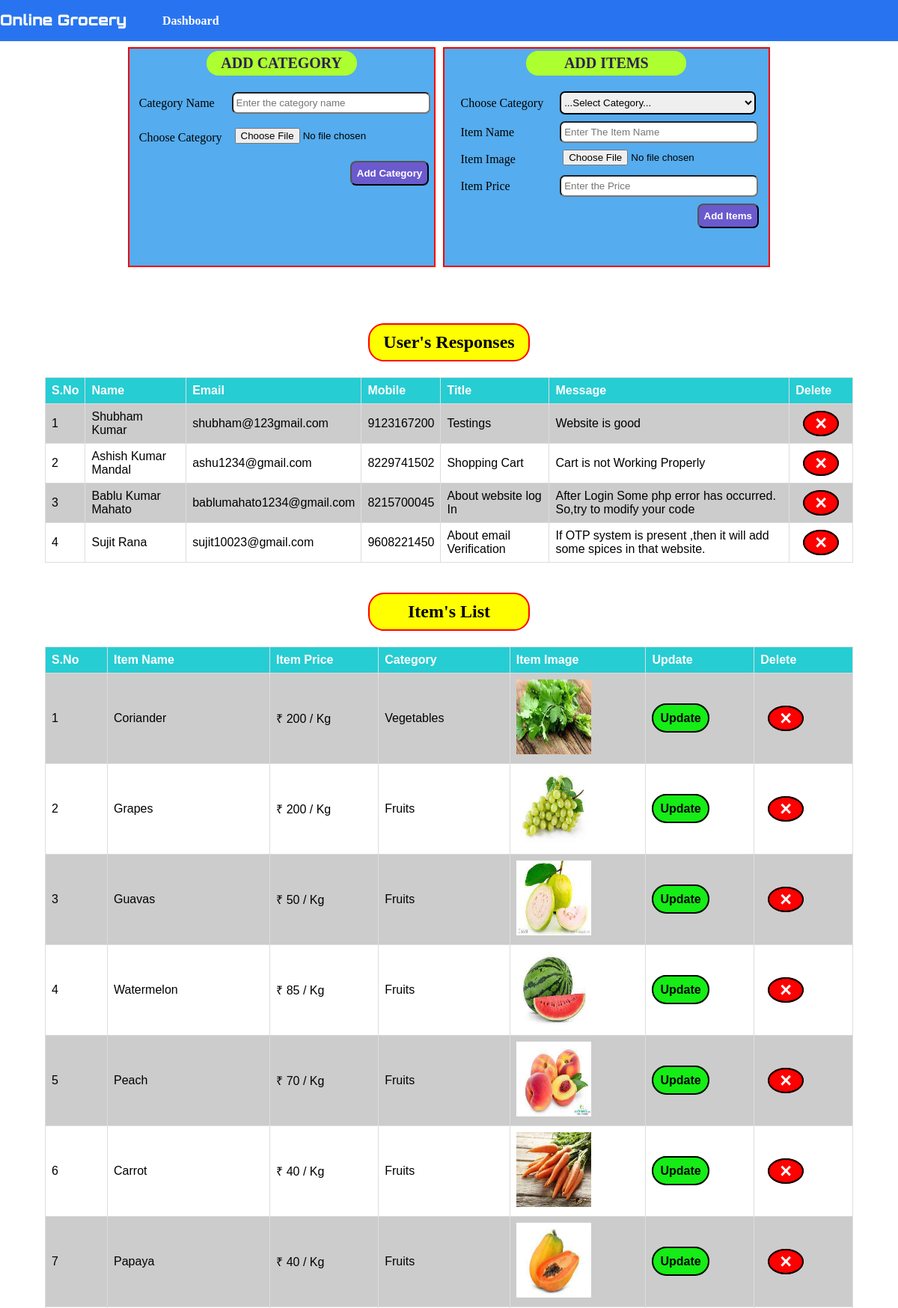
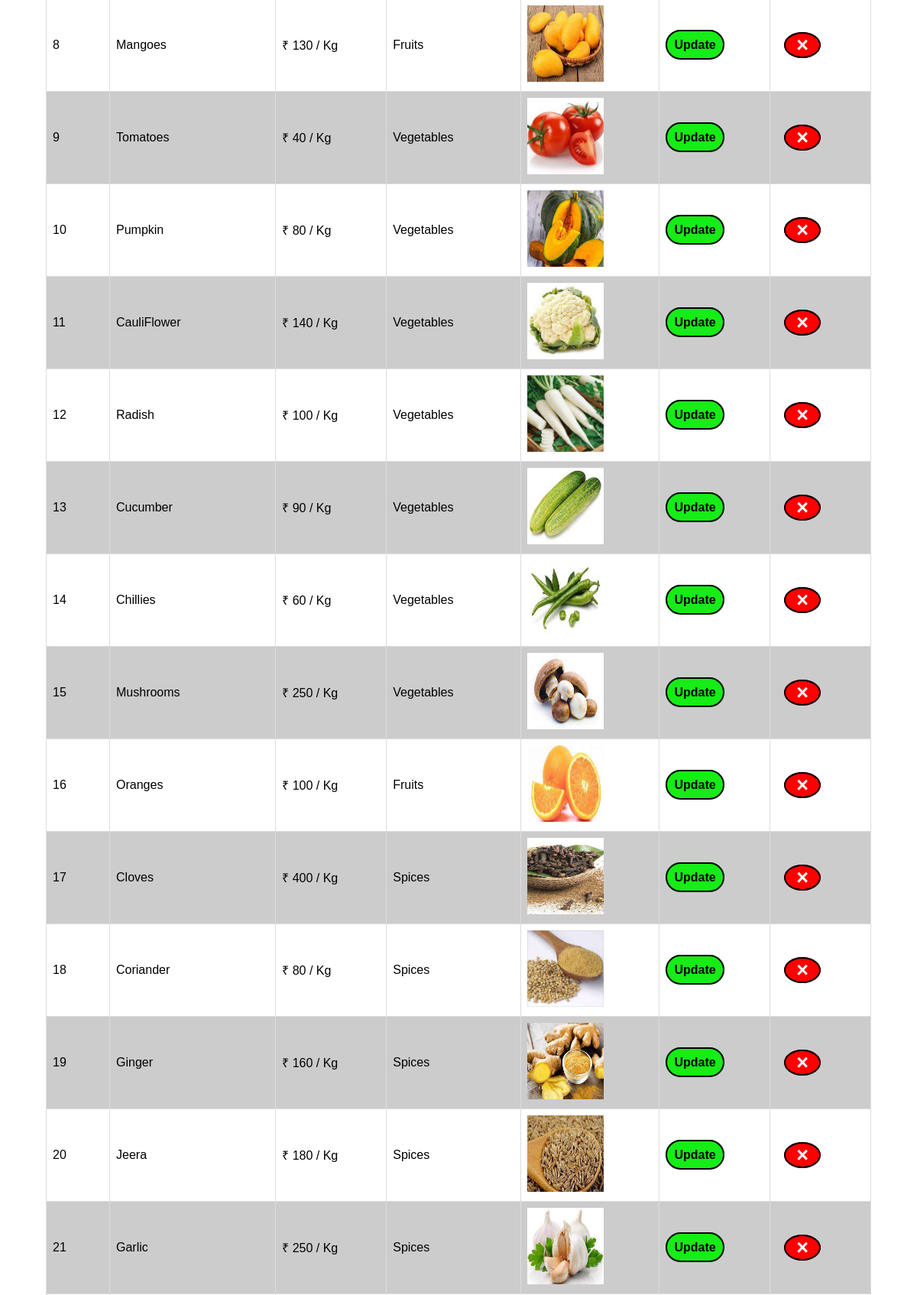
/admin/dashboard.php (signed in, upper part), run on the app's committed database (2 pictures, top to bottom).
### tables this page shows
CREATE TABLE `msgs` (
  `id` int(10) NOT NULL,
  `name` varchar(30) NOT NULL,
  `email` varchar(30) NOT NULL,
  `mobno` varchar(10) NOT NULL,
  `message` varchar(30) NOT NULL,
  `details` varchar(200) NOT NULL
);

CREATE TABLE `items` (
  `item_id` int(11) NOT NULL,
  `item_name` varchar(30) NOT NULL,
  `item_img` varchar(50) NOT NULL,
  `item_price` decimal(10,0) NOT NULL,
  `item_category` int(6) NOT NULL
);

CREATE TABLE `category` (
  `cat_id` int(6) NOT NULL,
  `cat_name` varchar(30) NOT NULL,
  `cat_img` varchar(50) NOT NULL
);

### admin/dashboard.php (the view, shortened to what this page needs)
<?php include_once('header.php'); ?>
<section class="contact">
	<container class="categoryForm">
	  <div class="categoryDiv">
          <form action="" method="post" enctype="multipart/form-data">
          <table>
               <thead>
                   <caption>ADD CATEGORY</caption>
               </thead>
              <tr>
                <td><label for="catname"> Category Name</label></td>
                <td><input type="text" name="cat_name" placeholder="Enter the category name" id="catname"></td>
              </tr>
              <tr>
                  <td><label for="">Choose Category</label></td>
                  <td><input type="file" name="cat_img"></td>
              </tr>
          </table>
             <input type="submit" value="Add Category" name="add_category" id="addcat">
	     </form>
	    </div>
	  </container>
	<container class="itemForm">
        <div class="itemDiv">
        <form action="" method="post" enctype="multipart/form-data">
          <table>
              <tr>
                 <thead>
                   <caption>ADD ITEMS</caption>
                  </thead>
                  <td><label for="cat">Choose Category</label></td>
                  <td>
			      <select id="category" name="category" required>
              <option value="">...Select Category...</option>
			      </select>
                  </td>
             </tr>
              <tr>
                  <td>
                     <label for="itm_name">Item Name</label>
                  </td>
                  <td>
                    <input type="text" placeholder="Enter The Item Name" name="item_name" id="itm_name">
                  </td>
              </tr>
              <tr>
                  <td>
                    <label for="itm_img">Item Image</label>
                  </td>
                  <td>
                     <input type="file" name="item_img">
                  </td>
              </tr>
              <tr>
                  <td>
                     <label for="itm_price">Item Price</label>
                  </td>
                  <td>
                  <input type="number" min="0" placeholder="Enter the Price" name="item_price" id="itm_price">
                  </td>
              </tr>
          </table>
          <input type="submit" value="Add Items" name="add_item" id="additm">
        </form>
     </div>
	</container>
</section>
<section class="usermsg">
         <div class="contain">
           <h2>User's Responses</h2>
         <table class="users">
             <tr>
               <th>S.No</th>
               <th>Name</th>
               <th>Email</th>
               <th>Mobile</th>
               <th>Title</th>
               <th>Message</th>
               <th>Delete</th>
             </tr>
             <?php
                    $query = mysqli_query($conn, "SELECT * FROM  msgs");
                    $i=1;
                    while ($row = mysqli_fetch_array($query)){
              ?>
             <tr>
                <td><?php echo $i; ?></td>
                <td><?php echo $row['name'];?></td>
                <td><?php echo $row['email'];?></td>
                <td><?php echo $row['mobno'];?></td>
                <td><?php echo $row['message'];?></td>
                <td><?php echo $row['details'];?></td>
                <td><a id="delete"href="delete_msg.php?id=<?php echo $row['id']; ?>">&times;</a></td>
             </tr>
            <?php $i++; } ?>
         </table>
         </div>
</section>
<section class="usermsg">
         <div class="contain">
           <h2>Item's List</h2>
         <table class="users">
             <tr>
               <th>S.No</th>
               <th>Item Name</th>
               <th>Item Price</th>
               <th>Category</th>
               <th>Item Image</th>
               <th>Update</th>
               <th>Delete</th>
             </tr>
             <?php
                    $query = mysqli_query($conn, "SELECT * FROM items,category WHERE items.item_category=category.cat_id");
                    $i=1;
                    while ($row = mysqli_fetch_array($query)){
              ?>
             <tr>
                <td><?php echo $i; ?></td>
                <td><?php echo $row['item_name'];?></td>
                <td>&#8377; <?php echo $row['item_price'];?> / Kg</td>
                <td><?php echo $row['cat_name'];?></td>
                <td><img width="100" height="100" src="../items/<?php echo $row['item_img'];?>" alt=""></td>
                <td><a id="update"href="update_items.php?id=<?php echo $row['item_id']?>">Update</a></td>
                <td><a id="delete"href="delete_items.php?id=<?php echo $row['item_id']; ?>">&times;</a></td>
             </tr>
            <?php $i++; } ?>
         </table>
         </div>
</section>
<?php include_once('footer.php'); ?>

### css/style.css (style rules this page uses)
* { margin:0; padding:0; }
.contact { display: flex; justify-content: center; margin-bottom: 70px; }
.categoryForm .categoryDiv,.itemForm .itemDiv { background-color: #55ACEE; height: 290px; display: flex; justify-content: center; border: 2px red solid; margin: 5px; }
.itemForm .itemDiv #category { width: 102%; height: 31px; border-radius: 7px; border: 2px black solid; }
.categoryForm .categoryDiv table { border-spacing: 13px 19px }
.itemForm .itemDiv table { border-spacing: 22px 9px; }
.categoryForm .categoryDiv table caption,.itemForm .itemDiv table caption { text-align: center; font-size: 20px; background-color: greenyellow; color: #2b2150; font-weight: bold; width: 47%; margin: 3px auto; padding: 5px; border-radius: 16px; }
.categoryForm .categoryDiv table input { width: 100%; height: 25px; padding-left: 4px; border-radius: 7px }
.itemForm .itemDiv table input { width: 100%; height:25px; padding-left: 4px; border-radius: 7px }
#additm { margin-left: 338px; }
#addcat { margin-left: 295px; }
#additm ,#addcat { padding: 7px; background-color: slateblue; color: white; font-weight: bold; border-radius: 8px; }
.usermsg { margin-bottom: 40px; }
.usermsg .contain h2 { text-align: center; margin: 21px auto; background: yellow; width: 16%; padding: 10px; border-radius: 21px; border: 2px red solid; }
.usermsg .contain .users { font-family: Arial, Helvetica, sans-serif; border-collapse: collapse; width: 90%; margin: 0px auto; }
.users th { padding-top: 12px; padding-bottom: 12px; text-align: left; background-color: #26cdd3; color: white; }
.users td,.users th { border: 1px solid #ddd; padding: 8px; }
.users tr:nth-child(even) { background-color: #ccc; }
#update { text-decoration: none; border: 2px black solid; padding: 9px; background: rgb(22 236 22); color:black; font-weight: bold; border-radius: 20px; }
#delete { text-decoration: none; border: 2px black solid; padding: 0px 14px; border-radius: 50%; background: red; color: white; font-weight: bold; margin: 10px; font-size: 27px; }

### data on the page
msgs: name "Shubham Kumar", email "shubham@123gmail.com", mobno "9123167200", message "Testings", details "Website is good"
msgs: name "Ashish Kumar Mandal", email "ashu1234@gmail.com", mobno "8229741502", message "Shopping Cart", details "Cart is not Working Properly"
msgs: name "Bablu Kumar Mahato", email "bablumahato1234@gmail.com", mobno "8215700045", message "About website log In", details "After Login Some php error has occurred. So,try to modify your code"
msgs: name "Sujit Rana", email "sujit10023@gmail.com", mobno "9608221450", message "About email Verification", details "If OTP system is present ,then it will add some spices in that website."
items: item_name "Coriander", item_price "200", item_category.cat_name "Vegetables", item_img (picture)
items: item_name "Grapes", item_price "200", item_category.cat_name "Fruits", item_img (picture)
items: item_name "Guavas", item_price "50", item_category.cat_name "Fruits", item_img (picture)
items: item_name "Watermelon", item_price "85", item_category.cat_name "Fruits", item_img (picture)
items: item_name "Peach", item_price "70", item_category.cat_name "Fruits", item_img (picture)
items: item_name "Carrot", item_price "40", item_category.cat_name "Fruits", item_img (picture)
items: item_name "Papaya", item_price "40", item_category.cat_name "Fruits", item_img (picture)
items: item_name "Mangoes", item_price "130", item_category.cat_name "Fruits", item_img (picture)
items: item_name "Tomatoes", item_price "40", item_category.cat_name "Vegetables", item_img (picture)
items: item_name "Pumpkin", item_price "80", item_category.cat_name "Vegetables", item_img (picture)
items: item_name "CauliFlower", item_price "140", item_category.cat_name "Vegetables", item_img (picture)
items: item_name "Radish", item_price "100", item_category.cat_name "Vegetables", item_img (picture)
items: item_name "Cucumber", item_price "90", item_category.cat_name "Vegetables", item_img (picture)
items: item_name "Chillies", item_price "60", item_category.cat_name "Vegetables", item_img (picture)
items: item_name "Mushrooms", item_price "250", item_category.cat_name "Vegetables", item_img (picture)
items: item_name "Oranges", item_price "100", item_category.cat_name "Fruits", item_img (picture)
items: item_name "Cloves", item_price "400", item_category.cat_name "Spices", item_img (picture)
items: item_name "Coriander", item_price "80", item_category.cat_name "Spices", item_img (picture)
items: item_name "Ginger", item_price "160", item_category.cat_name "Spices", item_img (picture)
items: item_name "Jeera", item_price "180", item_category.cat_name "Spices", item_img (picture)
items: item_name "Garlic", item_price "250", item_category.cat_name "Spices", item_img (picture)
